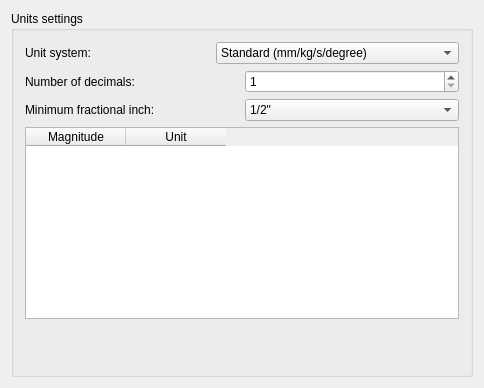
<?xml version="1.0" encoding="UTF-8"?>
<ui version="4.0">
 <class>Gui::Dialog::DlgSettingsUnits</class>
 <widget class="QWidget" name="Gui::Dialog::DlgSettingsUnits">
  <property name="geometry">
   <rect>
    <x>0</x>
    <y>0</y>
    <width>484</width>
    <height>388</height>
   </rect>
  </property>
  <property name="windowTitle">
   <string>Units</string>
  </property>
  <layout class="QVBoxLayout" name="verticalLayout_2">
   <item>
    <widget class="QGroupBox" name="GroupBox6">
     <property name="title">
      <string>Units settings</string>
     </property>
     <layout class="QGridLayout" name="gridLayout">
      <item row="4" column="0">
       <spacer name="verticalSpacer">
        <property name="orientation">
         <enum>Qt::Vertical</enum>
        </property>
        <property name="sizeHint" stdset="0">
         <size>
          <width>20</width>
          <height>79</height>
         </size>
        </property>
       </spacer>
      </item>
      <item row="1" column="0">
       <layout class="QHBoxLayout" name="horizontalLayout_2">
        <item>
         <widget class="QLabel" name="label_2">
          <property name="text">
           <string>Number of decimals:</string>
          </property>
         </widget>
        </item>
        <item>
         <widget class="QSpinBox" name="spinBoxDecimals">
          <property name="minimum">
           <number>1</number>
          </property>
          <property name="maximum">
           <number>12</number>
          </property>
         </widget>
        </item>
       </layout>
      </item>
      <item row="0" column="0">
       <layout class="QHBoxLayout" name="horizontalLayout">
        <item>
         <widget class="QLabel" name="label">
          <property name="text">
           <string>Unit system:</string>
          </property>
         </widget>
        </item>
        <item>
         <widget class="QComboBox" name="comboBox_ViewSystem">
          <item>
           <property name="text">
            <string>Standard (mm/kg/s/degree)</string>
           </property>
          </item>
          <item>
           <property name="text">
            <string>MKS (m/kg/s/degree)</string>
           </property>
          </item>
          <item>
           <property name="text">
            <string>US customary (in/lb)</string>
           </property>
          </item>
          <item>
           <property name="text">
            <string>Imperial decimal (in/lb)</string>
           </property>
          </item>
          <item>
           <property name="text">
            <string>Building Euro (cm/m²/m³)</string>
           </property>
          </item>
          <item>
           <property name="text">
            <string>Building US (ft-in/sqft/cuft)</string>
           </property>
          </item>
          <item>
           <property name="text">
            <string>Metric small parts &amp; CNC(mm, mm/min)</string>
           </property>
          </item>
          <item>
           <property name="text">
            <string>Imperial Civil (ft/ft^2/ft^3)</string>
           </property>
          </item>
         </widget>
        </item>
       </layout>
      </item>
      <item row="3" column="0">
       <widget class="QTableWidget" name="tableWidget">
        <property name="sizePolicy">
         <sizepolicy hsizetype="Expanding" vsizetype="MinimumExpanding">
          <horstretch>0</horstretch>
          <verstretch>0</verstretch>
         </sizepolicy>
        </property>
        <property name="editTriggers">
         <set>QAbstractItemView::NoEditTriggers</set>
        </property>
        <column>
         <property name="text">
          <string>Magnitude</string>
         </property>
        </column>
        <column>
         <property name="text">
          <string>Unit</string>
         </property>
        </column>
       </widget>
      </item>
      <item row="2" column="0">
       <layout class="QHBoxLayout" name="horizontalLayout_3">
        <item>
         <widget class="QLabel" name="label_3">
          <property name="text">
           <string>Minimum fractional inch:</string>
          </property>
         </widget>
        </item>
        <item>
         <widget class="QComboBox" name="comboBox_FracInch">
          <property name="toolTip">
           <string>&lt;html&gt;&lt;head/&gt;&lt;body&gt;&lt;p&gt;Minimum fractional inch to display.&lt;/p&gt;&lt;/body&gt;&lt;/html&gt;</string>
          </property>
          <item>
           <property name="text">
            <string>1/2&quot;</string>
           </property>
          </item>
          <item>
           <property name="text">
            <string>1/4&quot;</string>
           </property>
          </item>
          <item>
           <property name="text">
            <string>1/8&quot;</string>
           </property>
          </item>
          <item>
           <property name="text">
            <string>1/16&quot;</string>
           </property>
          </item>
          <item>
           <property name="text">
            <string>1/32&quot;</string>
           </property>
          </item>
          <item>
           <property name="text">
            <string>1/64&quot;</string>
           </property>
          </item>
          <item>
           <property name="text">
            <string>1/128&quot;</string>
           </property>
          </item>
         </widget>
        </item>
       </layout>
      </item>
     </layout>
    </widget>
   </item>
  </layout>
 </widget>
 <layoutdefault spacing="6" margin="11"/>
 <resources/>
 <connections/>
</ui>
